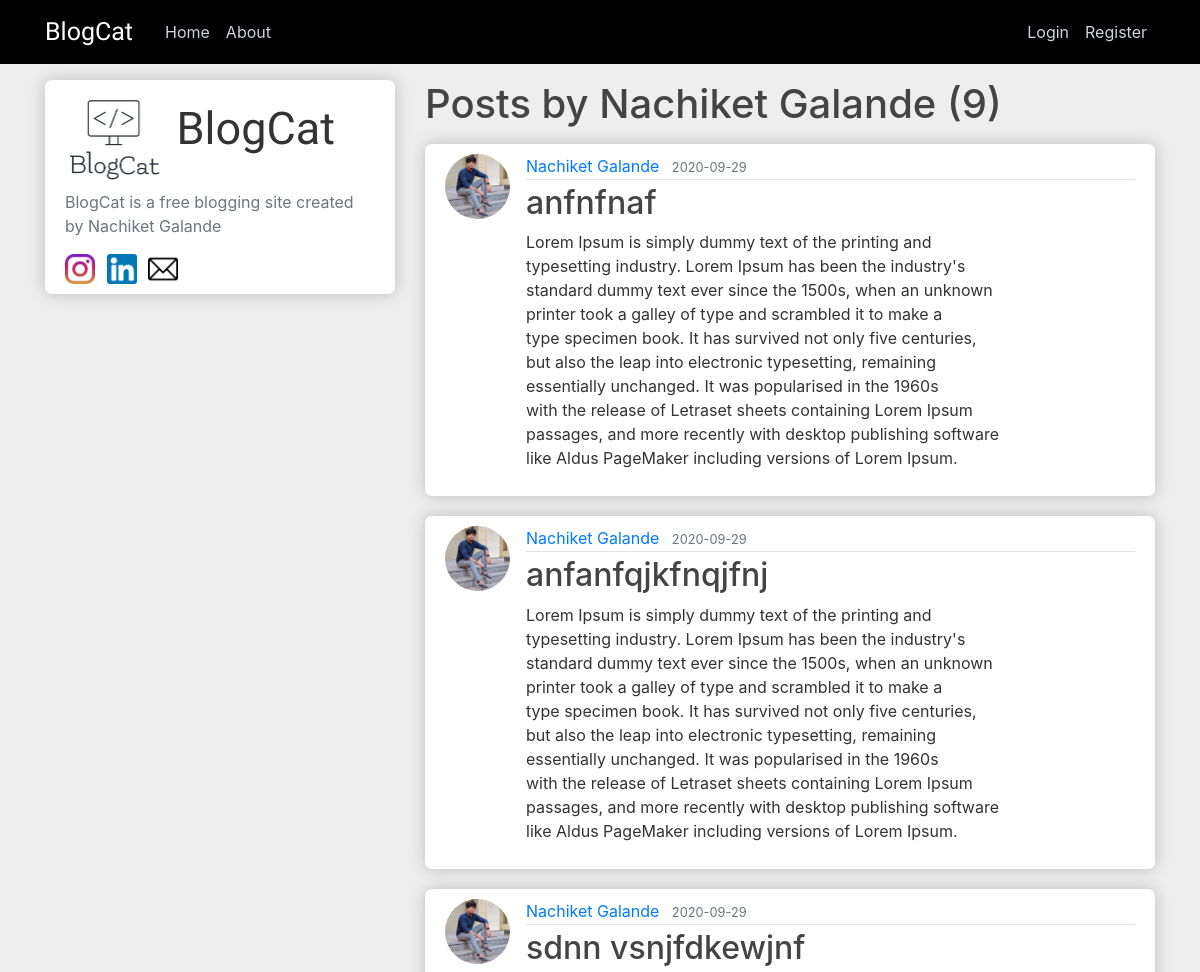
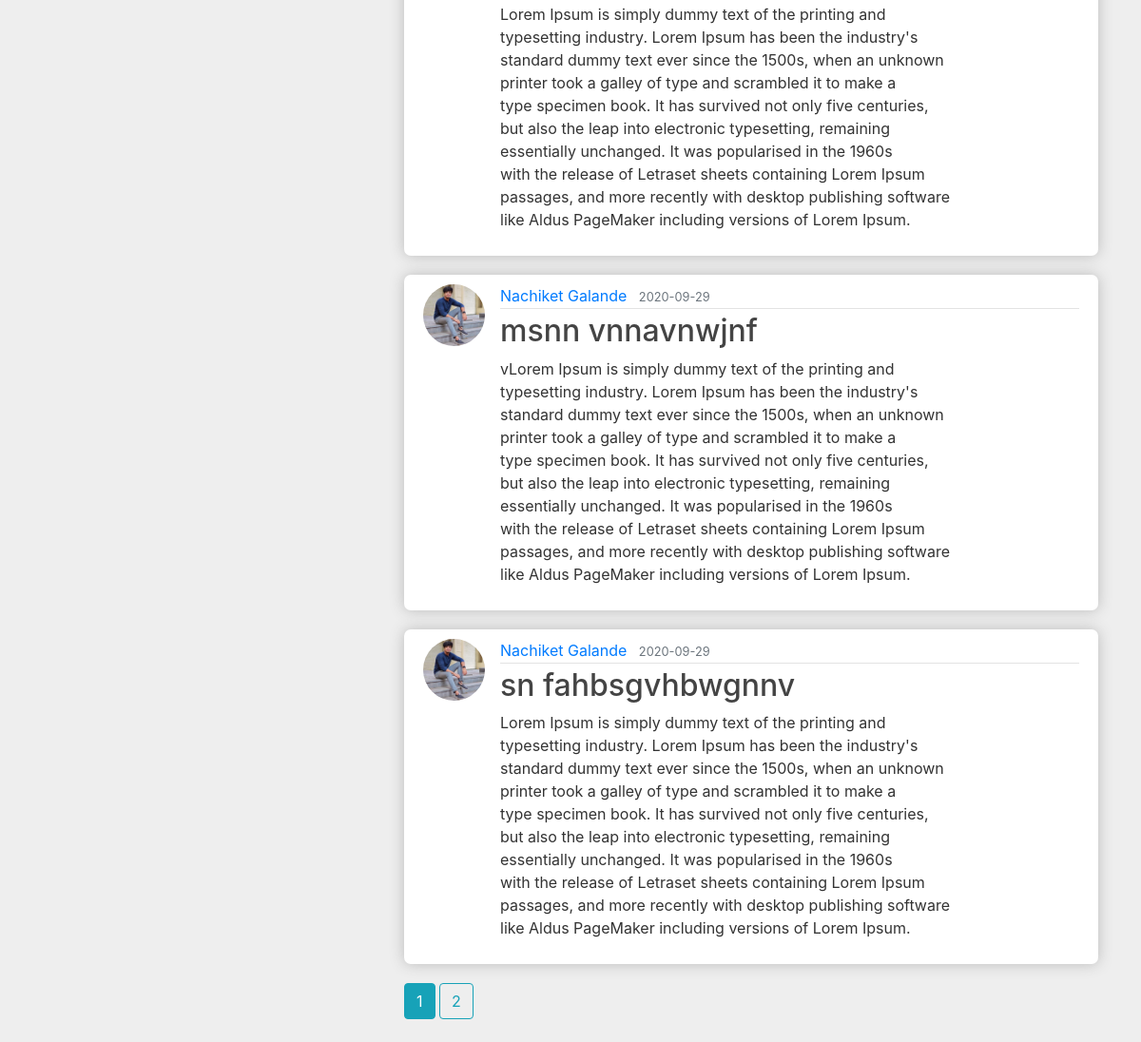
Page /user/Nachiket Galande on the committed database (2 pictures, top to bottom).
### blog/models.py (models this page shows, shortened)
class User(db.Model, UserMixin):
    id = db.Column(db.Integer, primary_key=True)
    username = db.Column(db.String(20), unique=True, nullable=False)
    email = db.Column(db.String(120), unique=True, nullable=False)
    image_file = db.Column(db.String(20), nullable=False, default='default.jpg')
    password = db.Column(db.String(60), nullable=False)
    posts = db.relationship('Post', backref='author', lazy=True)

class Post(db.Model):
    id = db.Column(db.Integer, primary_key=True)
    title = db.Column(db.String(100), nullable=False)
    date_posted = db.Column(db.DateTime, nullable=False, default=datetime.utcnow)
    content = db.Column(db.Text, nullable=False)
    user_id = db.Column(db.Integer, db.ForeignKey('user.id'), nullable=False)

### blog/users/routes.py (the view)
@users.route("/user/<string:username>")
def user_posts(username):
    page = request.args.get('page', 1, type=int)
    user = User.query.filter_by(username=username).first_or_404()
    posts = Post.query.filter_by(author=user)\
        .order_by(Post.date_posted.desc())\
        .paginate(page=page, per_page=5)
    return render_template('user_posts.html', posts=posts, user=user)

### blog/templates/user_posts.html
{% extends "layout.html" %}
{% block content %}
    <h1 class="mb-3">Posts by {{ user.username }} ({{ posts.total }})</h1>
    {% for post in posts.items %}
        <article class="media content-section" data-aos="fade-up" data-aos-duration="1000">
          <img class="rounded-circle article-img" src="{{ url_for('static', filename='profile_pics/' + post.author.image_file) }}">
          <div class="media-body">
            <div class="article-metadata">
              <a class="mr-2" href="{{ url_for('users.user_posts', username=post.author.username) }}">{{ post.author.username }}</a>
              <small class="text-muted">{{ post.date_posted.strftime('%Y-%m-%d') }}</small>
            </div>
            <h2><a class="article-title" href="{{ url_for('posts.post', post_id=post.id) }}">{{ post.title }}</a></h2>
            <p class="article-content">{{ post.content }}</p>
          </div>
        </article>
    {% endfor %}
    {% for page_num in posts.iter_pages(left_edge=1, right_edge=1, left_current=1, right_current=2) %}
      {% if page_num %}
        {% if posts.page == page_num %}
          <a class="btn btn-info mb-4" href="{{ url_for('users.user_posts', username=user.username, page=page_num) }}">{{ page_num }}</a>
        {% else %}
          <a class="btn btn-outline-info mb-4" href="{{ url_for('users.user_posts', username=user.username, page=page_num) }}">{{ page_num }}</a>
        {% endif %}
      {% else %}
        ...
      {% endif %}
    {% endfor %}
{% endblock content %}

### blog/templates/layout.html (shortened to what this page needs)
<!DOCTYPE html>
<html>
<head>
    <link rel="stylesheet" href="{{ url_for('static', filename='bootstrap.min.css') }}">
    <link rel="stylesheet" type="text/css" href="{{ url_for('static', filename='main.css') }}">
    <link rel="stylesheet" href="../static/hover.css">
    <link href="https://unpkg.com/aos@2.3.1/dist/aos.css" rel="stylesheet">
</head>
<body id="body">
    <header class="site-header">
      <nav class="navbar navbar-expand-md navbar-dark bg-steel fixed-top">
        <div class="container">
          <a class="navbar-brand mr-4" href="/">BlogCat</a>
          <div class="collapse navbar-collapse" id="navbarToggle">
            <div class="navbar-nav mr-auto">
              <a class="nav-item nav-link" href="{{ url_for('main.home') }}">Home</a>
              <a class="nav-item nav-link" href="{{ url_for('main.about') }}">About</a>
            </div>
            <div class="navbar-nav">
              {% if current_user.is_authenticated %}
                <a class="nav-item nav-link" href="{{ url_for('posts.new_post') }}">Create New Post</a>
                <a class="nav-item nav-link" href="{{ url_for('users.account') }}">Account</a>
                <a class="nav-item nav-link" href="{{ url_for('users.logout') }}">Logout</a>
                <a class="nav-item nav-link disabled" href="{{ url_for('users.logout') }}">{{ current_user.username }}</a>
              {% else %}
                <a class="nav-item nav-link" href="{{ url_for('users.login') }}">Login</a>
                <a class="nav-item nav-link" href="{{ url_for('users.register') }}">Register</a>
              {% endif %}
            </div>
          </div>
        </div>
      </nav>
    </header>
    <main role="main" class="container">
      <div class="row">
        <div class="col-md-4">
          <div class="content-section">
            <img src="../static/logo.png" width="100px" alt="">
            <span id="demo">BlogCat</span>
            <p class='text-muted'>BlogCat is a free blogging site created by Nachiket Galande</p>
            <a href="https://www.instagram.com/__nix__photography__/?hl=en"><img class="hvr-float-shadow" src="../static/instagram.png" width="30px" alt=""></a>
            <a href="https://www.linkedin.com/in/nachiket-galande-a855071ab"><img class="hvr-float-shadow" src="../static/linkedin.png" width="30px" alt=""></a>
            <a href="mailto:nachiketgalande1609@gmail.com"><img class="hvr-float-shadow" src="../static/email.png" width="30px" alt=""></a>
          </div>
        </div>
        <div class="col-md-8">
          {% block content %}{% endblock %}
        </div>
      </div>
    </main>
</body>
</html>

### blog/static/main.css (style rules this page uses)
body { background: #eee; color: #333333; margin-top: 5rem; }
h1, h2, h3, h4, h5, h6 { color: #444444; }
.navbar-brand { font-family: 'Berkshire Swash', cursive; font-size: 25px; }
.bg-steel { background-color: #000; }
.site-header .navbar-nav .nav-link { color: #cbd5db; }
.content-section { background: #ffffff; padding: 10px 20px; border: 0px solid #aaa; border-radius: 7px; margin-bottom: 20px; box-shadow: 0 0 15px #bbb; }
.article-title { color: #444444; }
.article-content { white-space: pre-line; }
.article-img { height: 65px; width: 65px; margin-right: 16px; }
.article-metadata { padding-bottom: 1px; margin-bottom: 4px; border-bottom: 1px solid #e3e3e3 }
.col-md-4 img { margin-right: 7px; }
.col-md-4 span { font-family: 'Berkshire Swash', cursive; font-size: 45px; }

### rows in the picture
User: username "Nachiket Galande"
Post: image_file (picture), author.username "Nachiket Galande", date_posted "2020-09-29", title "anfnfnaf", content "Lorem Ipsum is simply dummy text of the printing and typesetting industry. Lorem Ipsum has been the industry's standard dummy text ever since the 1500s, when an unknown printer took a galley of type and scrambled it to make a type specimen book. It has survived not only five centuries, but also the leap into electronic typesetting, remaining essentially unchanged. It was popularised in the 1960s with the release of Letraset sheets containing Lorem Ipsum passages, and more recently with desktop publishing software like Aldus PageMaker including versions of Lorem Ipsum."
Post: image_file (picture), author.username "Nachiket Galande", date_posted "2020-09-29", title "anfanfqjkfnqjfnj", content "Lorem Ipsum is simply dummy text of the printing and typesetting industry. Lorem Ipsum has been the industry's standard dummy text ever since the 1500s, when an unknown printer took a galley of type and scrambled it to make a type specimen book. It has survived not only five centuries, but also the leap into electronic typesetting, remaining essentially unchanged. It was popularised in the 1960s with the release of Letraset sheets containing Lorem Ipsum passages, and more recently with desktop publishing software like Aldus PageMaker including versions of Lorem Ipsum."
Post: image_file (picture), author.username "Nachiket Galande", date_posted "2020-09-29", title "sdnn vsnjfdkewjnf", content "Lorem Ipsum is simply dummy text of the printing and typesetting industry. Lorem Ipsum has been the industry's standard dummy text ever since the 1500s, when an unknown printer took a galley of type and scrambled it to make a type specimen book. It has survived not only five centuries, but also the leap into electronic typesetting, remaining essentially unchanged. It was popularised in the 1960s with the release of Letraset sheets containing Lorem Ipsum passages, and more recently with desktop publishing software like Aldus PageMaker including versions of Lorem Ipsum."
Post: image_file (picture), author.username "Nachiket Galande", date_posted "2020-09-29", title "msnn vnnavnwjnf", content "vLorem Ipsum is simply dummy text of the printing and typesetting industry. Lorem Ipsum has been the industry's standard dummy text ever since the 1500s, when an unknown printer took a galley of type and scrambled it to make a type specimen book. It has survived not only five centuries, but also the leap into electronic typesetting, remaining essentially unchanged. It was popularised in the 1960s with the release of Letraset sheets containing Lorem Ipsum passages, and more recently with desktop publishing software like Aldus PageMaker including versions of Lorem Ipsum."
Post: image_file (picture), author.username "Nachiket Galande", date_posted "2020-09-29", title "sn fahbsgvhbwgnnv", content "Lorem Ipsum is simply dummy text of the printing and typesetting industry. Lorem Ipsum has been the industry's standard dummy text ever since the 1500s, when an unknown printer took a galley of type and scrambled it to make a type specimen book. It has survived not only five centuries, but also the leap into electronic typesetting, remaining essentially unchanged. It was popularised in the 1960s with the release of Letraset sheets containing Lorem Ipsum passages, and more recently with desktop publishing software like Aldus PageMaker including versions of Lorem Ipsum."

### other values in the picture
{{ posts.total }} "9"
{{ page_num }} "1"
{{ page_num }} "2"
